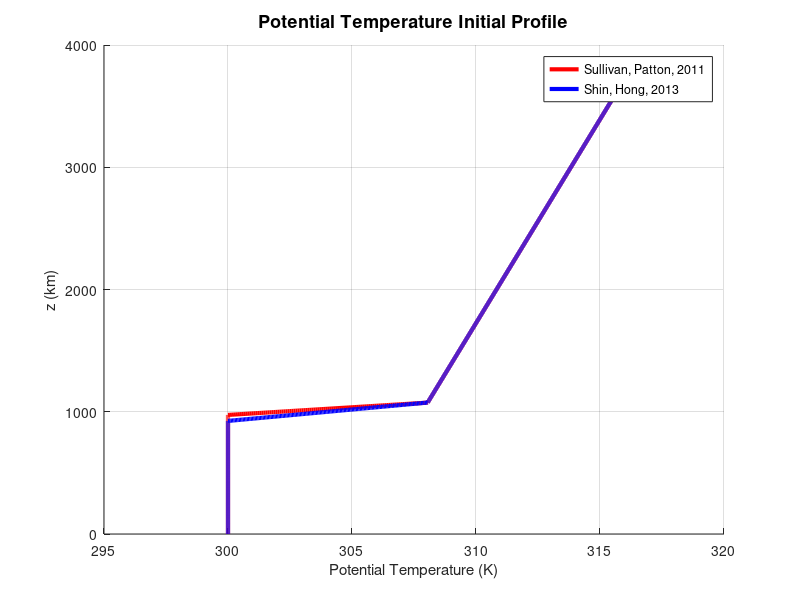

Write the MATLAB code that produced this figure.
z = linspace(0,3600,3601);
th = 300.*(z <= 925) + (300 + (z - 925).*0.0536).*(z > 925).*(z <= 1075) + (308.05 + (z - 1075).*0.003).*(z > 1075);
th_def = 300.*(z <= 974) + (300 + (z - 974).*0.08).*(z > 974).*(z <= 1074) + (308.05 + (z - 1074).*0.003).*(z > 1074);
qv = zeros(size(z));
u = zeros(size(z));
v = zeros(size(z));

for i = 1:length(z);
    fprintf('%i %.5f %.5f %.5f %.5f\n',z(i),th(i),qv(i),u(i),v(i));
end
%%
close all;
figure(1);clf(1);hold on;
plot(th_def,z,'r','linewidth',3);
plot(th,z,'b','linewidth',3);

xlim([295,320])
grid on;
xlabel('Potential Temperature (K)','fontsize',11)
ylabel('z (km)','fontsize',11)
legend('Sullivan, Patton, 2011','Shin, Hong, 2013')
title('Potential Temperature Initial Profile','fontsize',13)